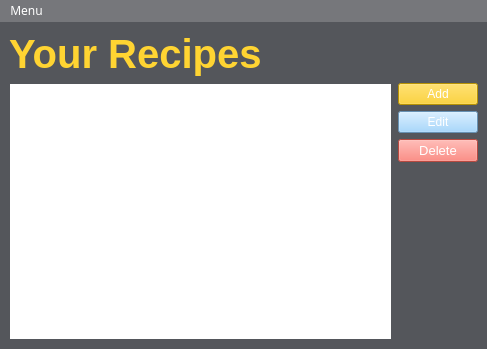
<?xml version="1.0" encoding="UTF-8"?>
<ui version="4.0">
 <class>MainScreen</class>
 <widget class="QMainWindow" name="MainScreen">
  <property name="geometry">
   <rect>
    <x>0</x>
    <y>0</y>
    <width>487</width>
    <height>349</height>
   </rect>
  </property>
  <property name="palette">
   <palette>
    <active>
     <colorrole role="Button">
      <brush brushstyle="SolidPattern">
       <color alpha="255">
        <red>84</red>
        <green>86</green>
        <blue>91</blue>
       </color>
      </brush>
     </colorrole>
     <colorrole role="Base">
      <brush brushstyle="SolidPattern">
       <color alpha="255">
        <red>84</red>
        <green>86</green>
        <blue>91</blue>
       </color>
      </brush>
     </colorrole>
     <colorrole role="Window">
      <brush brushstyle="SolidPattern">
       <color alpha="255">
        <red>84</red>
        <green>86</green>
        <blue>91</blue>
       </color>
      </brush>
     </colorrole>
    </active>
    <inactive>
     <colorrole role="Button">
      <brush brushstyle="SolidPattern">
       <color alpha="255">
        <red>84</red>
        <green>86</green>
        <blue>91</blue>
       </color>
      </brush>
     </colorrole>
     <colorrole role="Base">
      <brush brushstyle="SolidPattern">
       <color alpha="255">
        <red>84</red>
        <green>86</green>
        <blue>91</blue>
       </color>
      </brush>
     </colorrole>
     <colorrole role="Window">
      <brush brushstyle="SolidPattern">
       <color alpha="255">
        <red>84</red>
        <green>86</green>
        <blue>91</blue>
       </color>
      </brush>
     </colorrole>
    </inactive>
    <disabled>
     <colorrole role="Button">
      <brush brushstyle="SolidPattern">
       <color alpha="255">
        <red>84</red>
        <green>86</green>
        <blue>91</blue>
       </color>
      </brush>
     </colorrole>
     <colorrole role="Base">
      <brush brushstyle="SolidPattern">
       <color alpha="255">
        <red>84</red>
        <green>86</green>
        <blue>91</blue>
       </color>
      </brush>
     </colorrole>
     <colorrole role="Window">
      <brush brushstyle="SolidPattern">
       <color alpha="255">
        <red>84</red>
        <green>86</green>
        <blue>91</blue>
       </color>
      </brush>
     </colorrole>
    </disabled>
   </palette>
  </property>
  <property name="windowTitle">
   <string>Urszula Chmielewska - Recipe Planner</string>
  </property>
  <property name="windowIcon">
   <iconset>
    <normaloff>../uchlogo.png</normaloff>../uchlogo.png</iconset>
  </property>
  <property name="windowOpacity">
   <double>5.000000000000000</double>
  </property>
  <property name="autoFillBackground">
   <bool>false</bool>
  </property>
  <property name="styleSheet">
   <string notr="true">background-color: #54565B;</string>
  </property>
  <widget class="QWidget" name="centralwidget">
   <layout class="QVBoxLayout" name="verticalLayout_3">
    <item>
     <layout class="QVBoxLayout" name="verticalLayout_2">
      <item>
       <widget class="QLabel" name="lblRecipes">
        <property name="styleSheet">
         <string notr="true">font: 8pt &quot;Gill Sans MT&quot;;
color: #FFC700;
font-size: 33px;</string>
        </property>
        <property name="text">
         <string>&lt;html&gt;&lt;head/&gt;&lt;body&gt;&lt;h3 style=&quot; margin-top:14px; margin-bottom:12px; margin-left:0px; margin-right:0px; -qt-block-indent:0; text-indent:0px;&quot;&gt;&lt;span style=&quot; font-size:large; font-weight:600; color:#ffd432;&quot;&gt;Your Recipes &lt;/span&gt;&lt;/h3&gt;&lt;/body&gt;&lt;/html&gt;</string>
        </property>
       </widget>
      </item>
      <item>
       <layout class="QHBoxLayout" name="horizontalLayout">
        <item>
         <widget class="QTableView" name="listOfRecipes">
          <property name="cursor" stdset="0">
           <cursorShape>PointingHandCursor</cursorShape>
          </property>
          <property name="styleSheet">
           <string notr="true">font: &quot;Gill Sans MT&quot;;
font-size: 11px;
border-style: solid;
border-width: 0.5px;
border-color: #54565B;
background-color: #FFFFFF</string>
          </property>
          <property name="editTriggers">
           <set>QAbstractItemView::NoEditTriggers</set>
          </property>
          <property name="selectionMode">
           <enum>QAbstractItemView::SingleSelection</enum>
          </property>
          <property name="selectionBehavior">
           <enum>QAbstractItemView::SelectRows</enum>
          </property>
         </widget>
        </item>
        <item>
         <layout class="QVBoxLayout" name="verticalLayout">
          <item>
           <widget class="QPushButton" name="btnAdd">
            <property name="cursor">
             <cursorShape>PointingHandCursor</cursorShape>
            </property>
            <property name="autoFillBackground">
             <bool>false</bool>
            </property>
            <property name="styleSheet">
             <string notr="true">background-color: #FFCB05;
color: white;</string>
            </property>
            <property name="text">
             <string>Add</string>
            </property>
           </widget>
          </item>
          <item>
           <widget class="QPushButton" name="btnEdit">
            <property name="cursor">
             <cursorShape>PointingHandCursor</cursorShape>
            </property>
            <property name="autoFillBackground">
             <bool>false</bool>
            </property>
            <property name="styleSheet">
             <string notr="true">background-color: #90CBFB;
color: white;</string>
            </property>
            <property name="text">
             <string>Edit</string>
            </property>
           </widget>
          </item>
          <item>
           <widget class="QPushButton" name="btnDelete">
            <property name="cursor">
             <cursorShape>PointingHandCursor</cursorShape>
            </property>
            <property name="autoFillBackground">
             <bool>false</bool>
            </property>
            <property name="styleSheet">
             <string notr="true">font: 8pt &quot;Gill Sans MT&quot;;
font-size: 13px;
background-color: #FF665A;
color: #FFFFFF;
</string>
            </property>
            <property name="text">
             <string>Delete</string>
            </property>
           </widget>
          </item>
          <item>
           <spacer name="verticalSpacer">
            <property name="orientation">
             <enum>Qt::Vertical</enum>
            </property>
            <property name="sizeHint" stdset="0">
             <size>
              <width>20</width>
              <height>40</height>
             </size>
            </property>
           </spacer>
          </item>
         </layout>
        </item>
       </layout>
      </item>
     </layout>
    </item>
   </layout>
  </widget>
  <widget class="QMenuBar" name="menuBar">
   <property name="geometry">
    <rect>
     <x>0</x>
     <y>0</y>
     <width>487</width>
     <height>19</height>
    </rect>
   </property>
   <property name="sizeIncrement">
    <size>
     <width>0</width>
     <height>0</height>
    </size>
   </property>
   <property name="palette">
    <palette>
     <active>
      <colorrole role="WindowText">
       <brush brushstyle="SolidPattern">
        <color alpha="255">
         <red>255</red>
         <green>255</green>
         <blue>255</blue>
        </color>
       </brush>
      </colorrole>
      <colorrole role="Button">
       <brush brushstyle="SolidPattern">
        <color alpha="255">
         <red>118</red>
         <green>119</green>
         <blue>123</blue>
        </color>
       </brush>
      </colorrole>
      <colorrole role="Text">
       <brush brushstyle="SolidPattern">
        <color alpha="255">
         <red>255</red>
         <green>255</green>
         <blue>255</blue>
        </color>
       </brush>
      </colorrole>
      <colorrole role="ButtonText">
       <brush brushstyle="SolidPattern">
        <color alpha="255">
         <red>255</red>
         <green>255</green>
         <blue>255</blue>
        </color>
       </brush>
      </colorrole>
      <colorrole role="Base">
       <brush brushstyle="SolidPattern">
        <color alpha="255">
         <red>118</red>
         <green>119</green>
         <blue>123</blue>
        </color>
       </brush>
      </colorrole>
      <colorrole role="Window">
       <brush brushstyle="SolidPattern">
        <color alpha="255">
         <red>118</red>
         <green>119</green>
         <blue>123</blue>
        </color>
       </brush>
      </colorrole>
      <colorrole role="PlaceholderText">
       <brush brushstyle="NoBrush">
        <color alpha="128">
         <red>255</red>
         <green>255</green>
         <blue>255</blue>
        </color>
       </brush>
      </colorrole>
     </active>
     <inactive>
      <colorrole role="WindowText">
       <brush brushstyle="SolidPattern">
        <color alpha="255">
         <red>255</red>
         <green>255</green>
         <blue>255</blue>
        </color>
       </brush>
      </colorrole>
      <colorrole role="Button">
       <brush brushstyle="SolidPattern">
        <color alpha="255">
         <red>118</red>
         <green>119</green>
         <blue>123</blue>
        </color>
       </brush>
      </colorrole>
      <colorrole role="Text">
       <brush brushstyle="SolidPattern">
        <color alpha="255">
         <red>255</red>
         <green>255</green>
         <blue>255</blue>
        </color>
       </brush>
      </colorrole>
      <colorrole role="ButtonText">
       <brush brushstyle="SolidPattern">
        <color alpha="255">
         <red>255</red>
         <green>255</green>
         <blue>255</blue>
        </color>
       </brush>
      </colorrole>
      <colorrole role="Base">
       <brush brushstyle="SolidPattern">
        <color alpha="255">
         <red>118</red>
         <green>119</green>
         <blue>123</blue>
        </color>
       </brush>
      </colorrole>
      <colorrole role="Window">
       <brush brushstyle="SolidPattern">
        <color alpha="255">
         <red>118</red>
         <green>119</green>
         <blue>123</blue>
        </color>
       </brush>
      </colorrole>
      <colorrole role="PlaceholderText">
       <brush brushstyle="NoBrush">
        <color alpha="128">
         <red>255</red>
         <green>255</green>
         <blue>255</blue>
        </color>
       </brush>
      </colorrole>
     </inactive>
     <disabled>
      <colorrole role="WindowText">
       <brush brushstyle="SolidPattern">
        <color alpha="255">
         <red>255</red>
         <green>255</green>
         <blue>255</blue>
        </color>
       </brush>
      </colorrole>
      <colorrole role="Button">
       <brush brushstyle="SolidPattern">
        <color alpha="255">
         <red>118</red>
         <green>119</green>
         <blue>123</blue>
        </color>
       </brush>
      </colorrole>
      <colorrole role="Text">
       <brush brushstyle="SolidPattern">
        <color alpha="255">
         <red>255</red>
         <green>255</green>
         <blue>255</blue>
        </color>
       </brush>
      </colorrole>
      <colorrole role="ButtonText">
       <brush brushstyle="SolidPattern">
        <color alpha="255">
         <red>255</red>
         <green>255</green>
         <blue>255</blue>
        </color>
       </brush>
      </colorrole>
      <colorrole role="Base">
       <brush brushstyle="SolidPattern">
        <color alpha="255">
         <red>118</red>
         <green>119</green>
         <blue>123</blue>
        </color>
       </brush>
      </colorrole>
      <colorrole role="Window">
       <brush brushstyle="SolidPattern">
        <color alpha="255">
         <red>118</red>
         <green>119</green>
         <blue>123</blue>
        </color>
       </brush>
      </colorrole>
      <colorrole role="PlaceholderText">
       <brush brushstyle="NoBrush">
        <color alpha="128">
         <red>255</red>
         <green>255</green>
         <blue>255</blue>
        </color>
       </brush>
      </colorrole>
     </disabled>
    </palette>
   </property>
   <property name="font">
    <font>
     <family>Gill Sans MT</family>
    </font>
   </property>
   <property name="cursor">
    <cursorShape>PointingHandCursor</cursorShape>
   </property>
   <property name="styleSheet">
    <string notr="true">background-color: #76777B;
color: white;</string>
   </property>
   <widget class="QMenu" name="menu">
    <property name="cursor">
     <cursorShape>PointingHandCursor</cursorShape>
    </property>
    <property name="styleSheet">
     <string notr="true">background-color: #90CBFB;</string>
    </property>
    <property name="title">
     <string>Menu</string>
    </property>
    <addaction name="actionCreate_shopping_list"/>
   </widget>
   <addaction name="menu"/>
  </widget>
  <action name="actionCreate_shopping_list">
   <property name="checkable">
    <bool>false</bool>
   </property>
   <property name="text">
    <string>Create shopping list</string>
   </property>
   <property name="font">
    <font>
     <family>Gill Sans MT</family>
    </font>
   </property>
  </action>
 </widget>
 <resources/>
 <connections/>
</ui>
